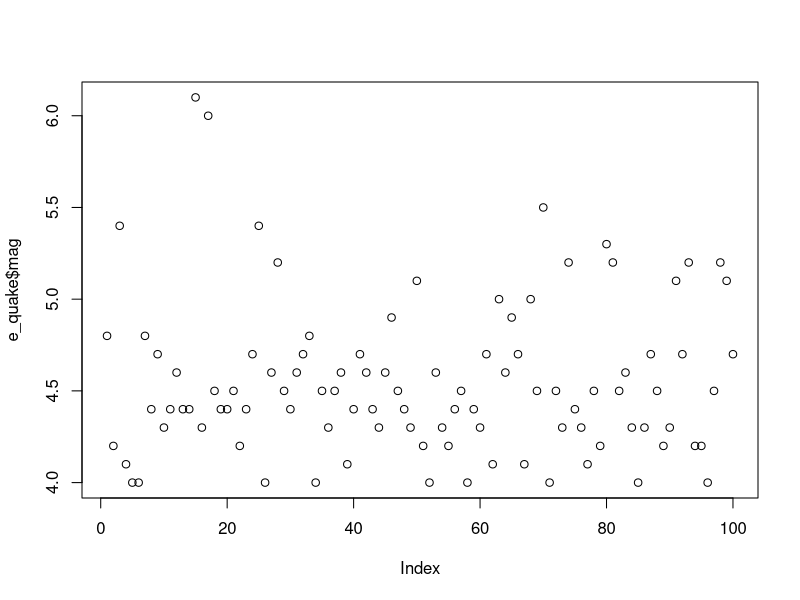
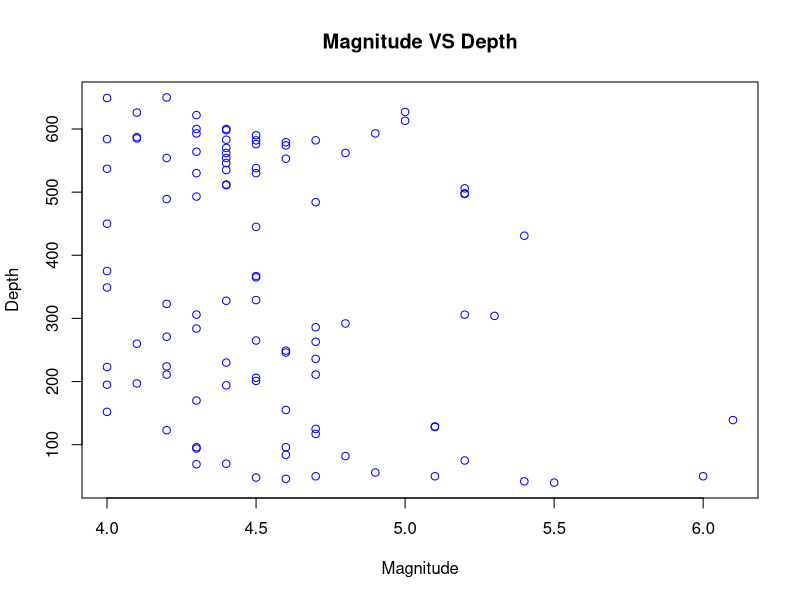
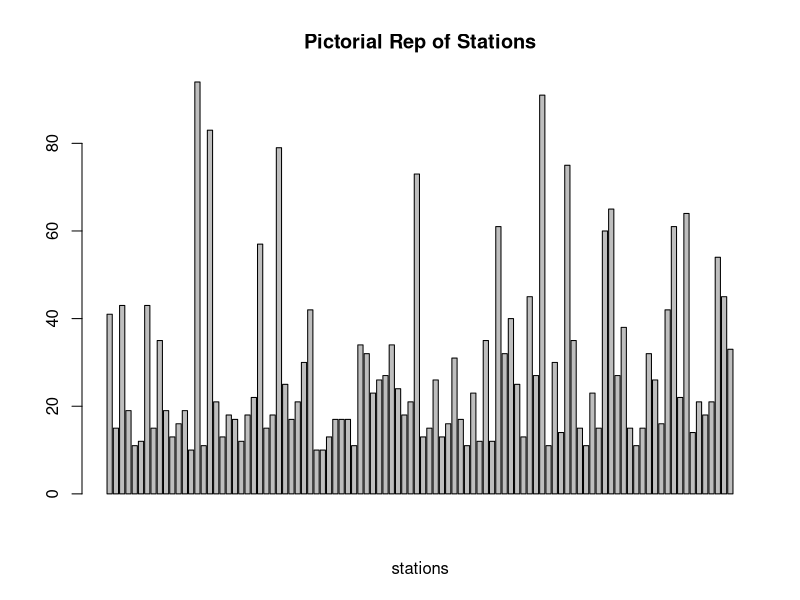
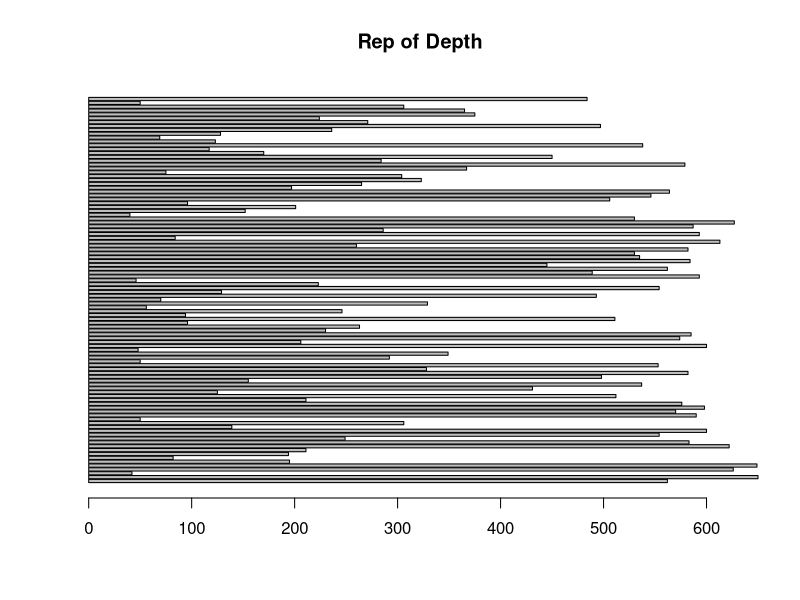
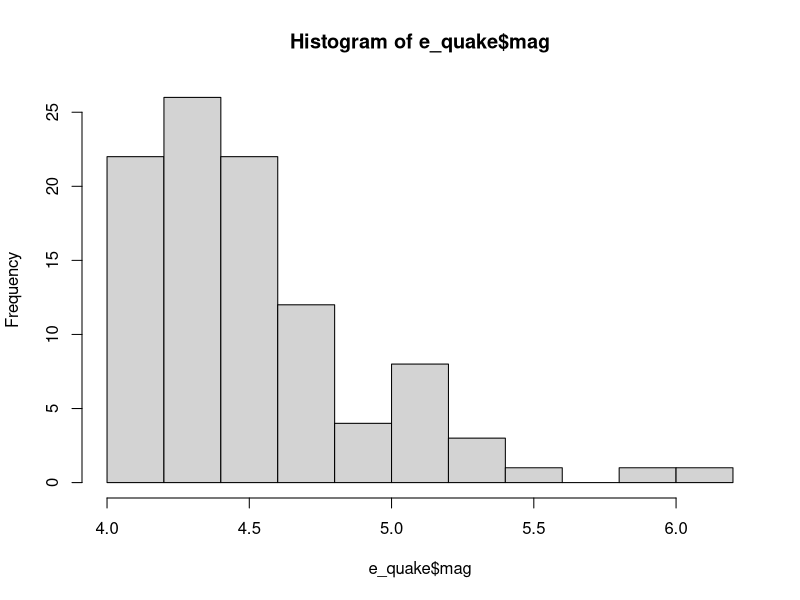
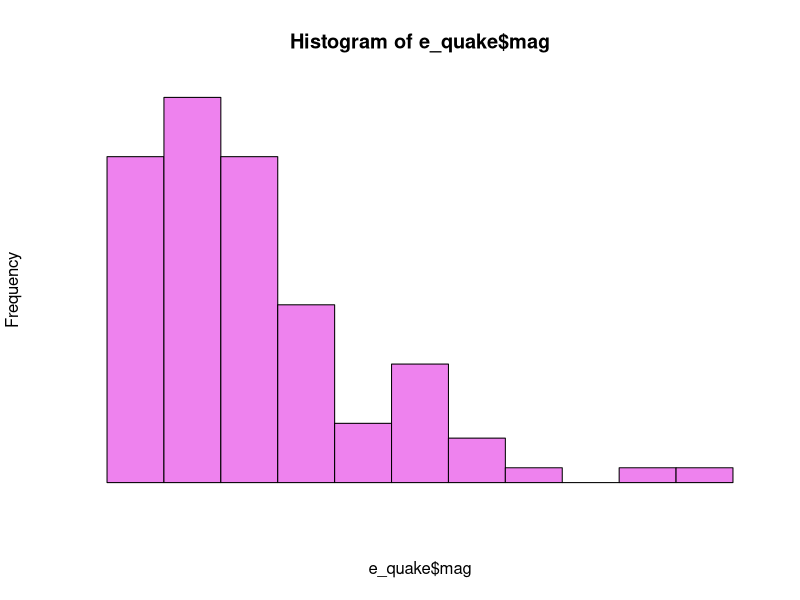
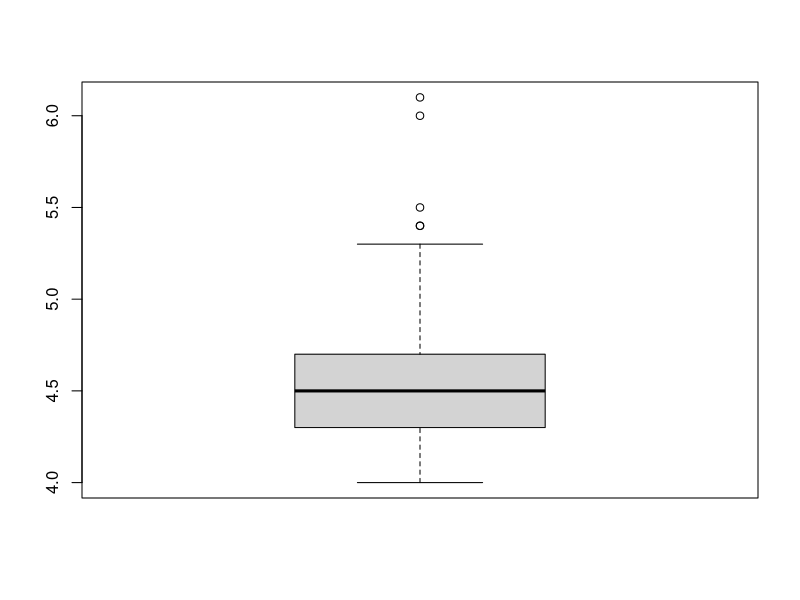
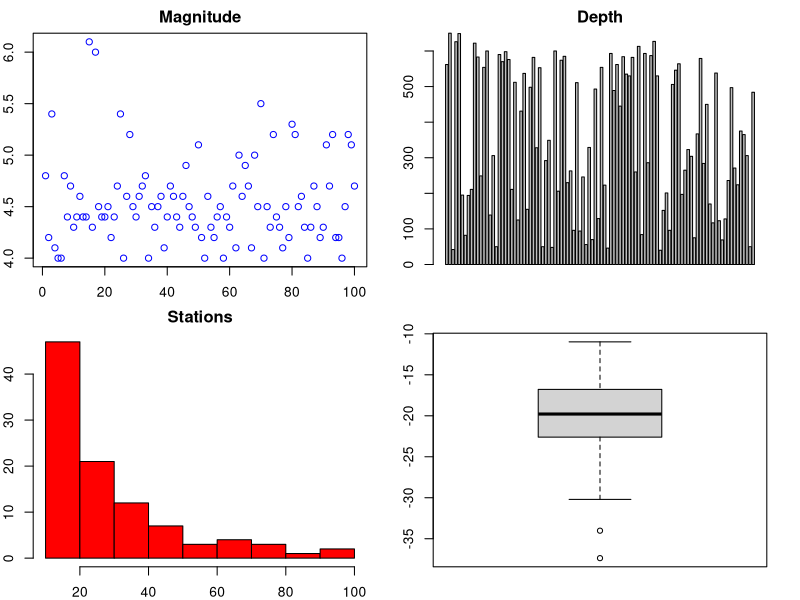

Recreate these plots in R, in order. (Note: this script raises an error after producing the figures.)
##### Basic Operations on Dataset Quakes####

##Dataset##

ea_quakes<-datasets::quakes
e_quake<-head(ea_quakes, 100)

###extracting the last 50 rows

tail (ea_quakes, 50)

##Slicing Dataframe##

e_quake[48, 4]
e_quake[ , 3]
e_quake[-1, 3]

##Statistics##

e_quake$depth
summary(e_quake$depth)
summary(e_quake)

###Visualization Techniques###

plot(e_quake$mag)
plot(e_quake$mag, e_quake$depth, main='Magnitude VS Depth', 
     xlab='Magnitude', ylab='Depth',type='p',col='blue')
barplot(e_quake$stations, xlab='stations', main='Pictorial Rep of Stations')
barplot(e_quake$depth, main='Rep of Depth',horiz=T)
hist(e_quake$mag)
hist(e_quake$mag, axes=F, col='Violet')
boxplot(e_quake$mag)
boxplot.stats(e_quake$mag)$out

##Multiple plots in one window

par(mfrow=c(2,2), mar=c(2,2,2,2), las=0,bty="o")
plot(e_quake$mag, col='blue', main='Magnitude')
barplot(e_quake$depth, main='Depth')
hist(e_quake$stations, col='red',main='Stations')
boxplot(e_quake$lat)

##Standard Deviation,variance and Skewness##

sd(e_quake$mag) ##standard Deviation

var(e_quake$depth) ##Variance

skewness(e_quake$depth) ##Skewness

kurtosis(e_quake$mag)  ##Kurtosis
